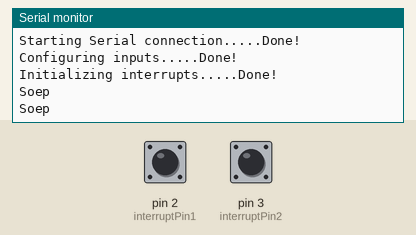
Recording of a sketch running on a simulated Arduino Uno, built with avr-gcc and run on an emulated ATmega328P. On the bench: the last lines printed to the serial monitor. The inputs (shaded band) are chosen by the test bench; at power-on: pin 2 (interruptPin1) LOW, pin 3 (interruptPin2) LOW.

Above: at 1.2 s.
1.3 s: pin 2 (interruptPin1) pulled HIGH for 0.15 s
At 1.48 s:
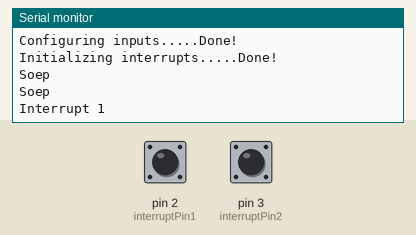
2.9 s: pin 3 (interruptPin2) pulled HIGH for 0.15 s
At 3.03 s:
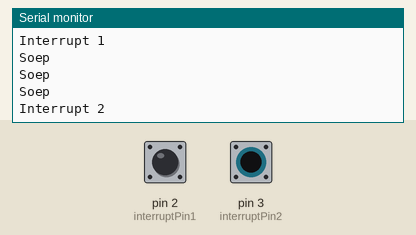

The sketch:

ArduinoASRS.ino
```cpp
// Door: Jeroen Gerrese, s1097417, ICTM2b, WTJ01."
// -------------------------------------------- //

// Includes
#include <avr/interrupt.h>
#include <SoftwareSerial.h>


// Interrupt pinnen
  const int interruptPin1 = 2;
  const int interruptPin2 = 3;

  int buttonState;
  int lastButtonState = LOW;

  long lastDebounceTime = 0;
  long debounceDelay = 50;

  SoftwareSerial portOne(1,0);

void setup()
{
  // Serieele verbinding maken
  Serial.begin(9600);
  portOne.begin(9600);
  Serial.println();
  Serial.println("Starting Serial connection.....Done!");

  // Interrupt als input instellen
  Serial.print("Configuring inputs");
  pinMode(interruptPin1, INPUT);
  pinMode(interruptPin2, INPUT);
  Serial.println(".....Done!");

  //interrupt instellen en starten
  Serial.print("Initializing interrupts");
  attachInterrupt(0, interrupt1, RISING);
  attachInterrupt(1, interrupt2, RISING);
  Serial.println(".....Done!");
}


//Interrupt Routine van pin 2
void interrupt1()
{
  Serial.println("Interrupt 1");

}


//Interrupt Routine van pin 3
void interrupt2()
{
  Serial.println("Interrupt 2");

}


void loop()
{
  delay(500);
  Serial.println("Soep");

}
```

Measured:
- after the input at 1.3 s, the serial monitor: prints a new line at once (image 1)
- after the input at 2.9 s, the serial monitor: prints a new line at once (image 2)
